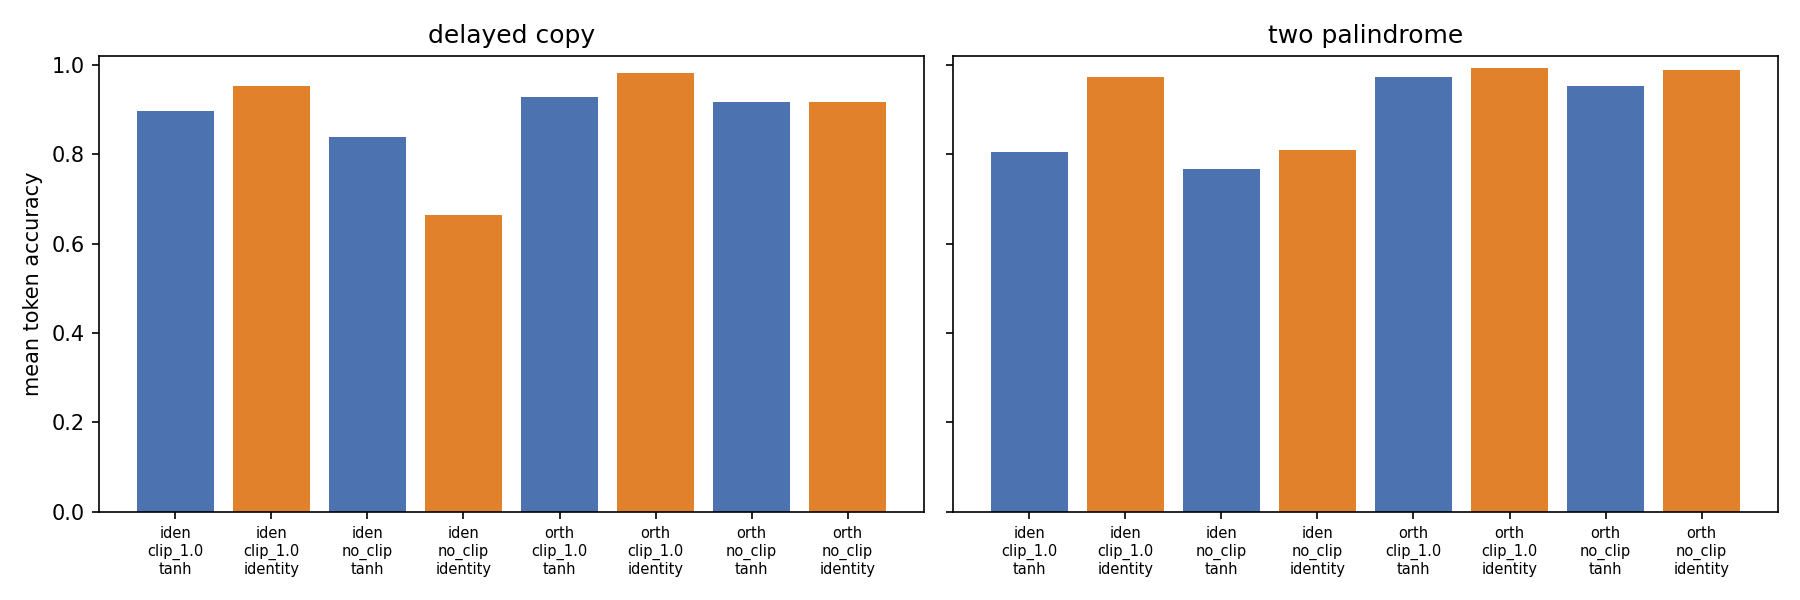

Source code (Python):
#!/usr/bin/env python3
"""Factorial robustness panel for tanh versus identity in a locked forked RNN."""

from __future__ import annotations

import argparse
import concurrent.futures
import csv
import json
import math
import platform
import random
import shlex
import statistics
import sys
import time
from dataclasses import asdict, dataclass
from pathlib import Path

import numpy as np
import torch
from torch import nn


ACTIVATIONS = ("tanh", "identity")
CLIP_MODES = ("clip_1.0", "no_clip")
INIT_MODES = ("identity", "orthogonal")
TASKS = ("delayed_copy", "two_palindrome")
METRICS = ("token_accuracy", "exact_sequence_accuracy", "recurrent_state_rms",
           "recurrent_state_max_abs", "logit_rms", "logit_max_abs")


@dataclass(frozen=True)
class Config:
    symbols: int = 4
    embed_dim: int = 16
    hidden_dim: int = 40
    batch_size: int = 64
    learning_rate: float = 0.003
    copy_steps: int = 1800
    palindrome_steps: int = 2600
    eval_every: int = 25
    eval_batches: int = 4
    fixed_eval_batches: int = 16
    stress_eval_batches: int = 8
    train_copy_lengths: tuple[int, int] = (2, 4)
    long_copy_lengths: tuple[int, int] = (5, 6)
    stress_copy_lengths: tuple[int, int] = (8, 10)
    train_pal_lengths: tuple[int, int] = (2, 3)
    long_pal_lengths: tuple[int, int] = (4, 5)
    stress_pal_lengths: tuple[int, int] = (6, 6)
    delay_range: tuple[int, int] = (1, 3)
    gradient_clip_norm: float = 1.0
    orthogonal_gain: float = 1.0


class Tokens:
    def __init__(self, symbols: int):
        self.symbols = symbols
        self.PAD = symbols
        self.BLANK = symbols + 1
        self.START = symbols + 2
        self.SEP = symbols + 3
        self.QUERY1 = symbols + 4
        self.QUERY2 = symbols + 5
        self.vocab_in = symbols + 6


class MemoryRNN(nn.Module):
    """Equal-module forked models; activation and W_state initialization vary."""

    def __init__(self, activation: str, init_mode: str, vocab_in: int,
                 outputs: int, cfg: Config):
        super().__init__()
        if activation not in ACTIVATIONS or init_mode not in INIT_MODES:
            raise ValueError((activation, init_mode))
        self.activation = activation
        self.init_mode = init_mode
        self.embedding = nn.Embedding(vocab_in, cfg.embed_dim)
        self.trunk1 = nn.Linear(cfg.embed_dim + cfg.hidden_dim, cfg.hidden_dim)
        self.trunk2 = nn.Linear(cfg.hidden_dim, cfg.hidden_dim)
        self.W_state = nn.Linear(cfg.hidden_dim, cfg.hidden_dim)
        self.W_out = nn.Linear(cfg.hidden_dim, outputs)
        self.hidden_dim = cfg.hidden_dim
        with torch.no_grad():
            if init_mode == "identity":
                self.W_state.weight.copy_(torch.eye(cfg.hidden_dim))
            else:
                # Gain 1 preserves Euclidean norm at initialization, the standard
                # neutral choice for an ungated recurrent transition.
                nn.init.orthogonal_(self.W_state.weight, gain=cfg.orthogonal_gain)
            self.W_state.bias.zero_()
            self.trunk2.weight.mul_(0.1)
            self.trunk2.bias.zero_()

    def forward(self, x: torch.Tensor, diagnostics: bool = False):
        batch, steps = x.shape
        h = torch.zeros(batch, self.hidden_dim, device=x.device)
        logits_by_step, states = [], []
        for t in range(steps):
            transformed = torch.relu(
                self.trunk1(torch.cat((self.embedding(x[:, t]), h), dim=-1)))
            z = h + torch.relu(self.trunk2(transformed))
            u = self.W_state(z)
            h = torch.tanh(u) if self.activation == "tanh" else u
            # Topology is locked: output reads z, not u or h_next.
            logits_by_step.append(self.W_out(z))
            if diagnostics:
                states.append(h)
        logits = torch.stack(logits_by_step, dim=1)
        return (logits, torch.stack(states, dim=1)) if diagnostics else logits


def make_batch(task: str, batch_size: int, length_range: tuple[int, int],
               cfg: Config, tok: Tokens, rng: np.random.Generator):
    sequences, answers = [], []
    for _ in range(batch_size):
        delay = int(rng.integers(cfg.delay_range[0], cfg.delay_range[1] + 1))
        if task == "delayed_copy":
            n = int(rng.integers(length_range[0], length_range[1] + 1))
            block = rng.integers(0, cfg.symbols, n).tolist()
            seq = [tok.START] + block + [tok.SEP] + [tok.BLANK] * delay + [tok.QUERY1]
            start = len(seq)
            seq += [tok.BLANK] * n
            ans = [(start + j, value) for j, value in enumerate(block)]
        else:
            n1 = int(rng.integers(length_range[0], length_range[1] + 1))
            n2 = int(rng.integers(length_range[0], length_range[1] + 1))
            b1 = rng.integers(0, cfg.symbols, n1).tolist()
            b2 = rng.integers(0, cfg.symbols, n2).tolist()
            seq = [tok.START] + b1 + [tok.SEP] + b2 + [tok.SEP]
            seq += [tok.BLANK] * delay + [tok.QUERY1]
            start1 = len(seq)
            seq += [tok.BLANK] * n1 + [tok.QUERY2]
            start2 = len(seq)
            seq += [tok.BLANK] * n2
            ans = ([(start1 + j, v) for j, v in enumerate(reversed(b1))]
                   + [(start2 + j, v) for j, v in enumerate(reversed(b2))])
        sequences.append(seq)
        answers.append(ans)
    max_len = max(map(len, sequences))
    x = torch.full((batch_size, max_len), tok.PAD, dtype=torch.long)
    y = torch.zeros((batch_size, max_len), dtype=torch.long)
    mask = torch.zeros((batch_size, max_len), dtype=torch.bool)
    for i, (seq, ans) in enumerate(zip(sequences, answers)):
        x[i, :len(seq)] = torch.tensor(seq)
        for position, value in ans:
            y[i, position], mask[i, position] = value, True
    return x, y, mask


def masked_metrics(logits, y, mask):
    selected, targets = logits[mask], y[mask]
    return (nn.functional.cross_entropy(selected, targets),
            (selected.argmax(-1) == targets).float().mean().item())


class Magnitudes:
    def __init__(self):
        self.ssq = {"recurrent_state": 0.0, "logit": 0.0}
        self.count = {"recurrent_state": 0, "logit": 0}
        self.maximum = {"recurrent_state": 0.0, "logit": 0.0}

    def add(self, logits, states):
        for name, tensor in (("recurrent_state", states), ("logit", logits)):
            data = tensor.detach().double()
            self.ssq[name] += float((data * data).sum())
            self.count[name] += data.numel()
            self.maximum[name] = max(self.maximum[name], float(data.abs().max()))

    def result(self):
        out = {}
        for name in self.ssq:
            out[name + "_rms"] = math.sqrt(self.ssq[name] / self.count[name])
            out[name + "_max_abs"] = self.maximum[name]
        return out


@torch.no_grad()
def evaluate(model, task, lengths, cfg, tok, seed, batches):
    model.eval()
    rng = np.random.default_rng(seed)
    losses, correct, total, exact, samples = [], 0, 0, 0, 0
    magnitudes = Magnitudes()
    for batch_index in range(batches):
        x, y, mask = make_batch(task, cfg.batch_size, lengths, cfg, tok, rng)
        logits, states = model(x, diagnostics=True)
        if not torch.isfinite(logits).all() or not torch.isfinite(states).all():
            model.train()
            return {"status": "nonfinite", "nonfinite_batch": batch_index,
                    "loss": None, "token_accuracy": None,
                    "exact_sequence_accuracy": None, "batches_completed": batch_index,
                    **{metric: None for metric in METRICS[2:]}}
        loss, _ = masked_metrics(logits, y, mask)
        pred, matches = logits.argmax(-1), logits.argmax(-1) == y
        losses.append(loss.item())
        correct += int(matches[mask].sum())
        total += int(mask.sum())
        exact += int((matches | ~mask).all(dim=1).sum())
        samples += x.shape[0]
        magnitudes.add(logits, states)
    model.train()
    return {"status": "ok", "nonfinite_batch": None, "loss": float(np.mean(losses)),
            "token_accuracy": correct / total, "exact_sequence_accuracy": exact / samples,
            "batches_completed": batches, "samples": samples, "target_tokens": total,
            **magnitudes.result()}


def count_parameters(model):
    return sum(p.numel() for p in model.parameters() if p.requires_grad)


def failed_run(activation, clip_mode, init_mode, task, seed, cfg, tok, reason,
               step, started, traceback_text=None):
    return {"activation": activation, "clip_mode": clip_mode, "init_mode": init_mode,
            "task": task, "seed": seed,
            "parameter_count": count_parameters(MemoryRNN(
                activation, init_mode, tok.vocab_in, cfg.symbols, cfg)),
            "steps_budget": cfg.copy_steps if task == "delayed_copy" else cfg.palindrome_steps,
            "steps_completed": 0 if step is None else max(0, step - 1), "status": "failed",
            "nonfinite_failure": "nonfinite" in reason.lower(), "failure_reason": reason,
            "failure_step": step, "traceback": traceback_text,
            "thresholds": {"0.90": None, "0.99": None}, "evaluations": {},
            "optimization": None, "runtime_seconds": time.perf_counter() - started,
            "curve": []}


def gradient_norm(parameters):
    norms = [torch.linalg.vector_norm(p.grad.detach().double()) for p in parameters
             if p.grad is not None]
    return float(torch.linalg.vector_norm(torch.stack(norms))) if norms else 0.0


def panel_specs(task, cfg):
    if task == "delayed_copy":
        return (("in_distribution", cfg.train_copy_lengths, cfg.eval_batches),
                ("longer_lengths", cfg.long_copy_lengths, cfg.eval_batches),
                ("stress_lengths_8_10", cfg.stress_copy_lengths, cfg.stress_eval_batches))
    return (("in_distribution", cfg.train_pal_lengths, cfg.eval_batches),
            ("longer_lengths", cfg.long_pal_lengths, cfg.eval_batches),
            ("fixed_block_length_3", (3, 3), cfg.fixed_eval_batches),
            ("fixed_block_length_4", (4, 4), cfg.fixed_eval_batches),
            ("stress_fixed_block_length_6", cfg.stress_pal_lengths, cfg.stress_eval_batches))


def train_one(activation, clip_mode, init_mode, task, seed, cfg, tok):
    started = time.perf_counter()
    random.seed(seed)
    np.random.seed(seed)
    torch.manual_seed(seed)
    model = MemoryRNN(activation, init_mode, tok.vocab_in, cfg.symbols, cfg)
    optimizer = torch.optim.Adam(model.parameters(), lr=cfg.learning_rate)
    offset = 0 if task == "delayed_copy" else 1_000_000
    rng = np.random.default_rng(10_000 + seed + offset)
    lengths = cfg.train_copy_lengths if task == "delayed_copy" else cfg.train_pal_lengths
    steps = cfg.copy_steps if task == "delayed_copy" else cfg.palindrome_steps
    curves, grad_norms, thresholds, clip_binds = [], [], {"0.90": None, "0.99": None}, 0
    for step in range(1, steps + 1):
        upper = min(lengths[1], 1 + (step - 1) // 200)
        batch_lengths = (min(lengths[0], upper), upper)
        x, y, mask = make_batch(task, cfg.batch_size, batch_lengths, cfg, tok, rng)
        optimizer.zero_grad(set_to_none=True)
        logits = model(x)
        if not torch.isfinite(logits).all():
            return failed_run(activation, clip_mode, init_mode, task, seed, cfg, tok,
                              "nonfinite training logits", step, started)
        loss, train_accuracy = masked_metrics(logits, y, mask)
        if not torch.isfinite(loss):
            return failed_run(activation, clip_mode, init_mode, task, seed, cfg, tok,
                              "nonfinite training loss", step, started)
        loss.backward()
        norm = gradient_norm(model.parameters())
        if not math.isfinite(norm):
            return failed_run(activation, clip_mode, init_mode, task, seed, cfg, tok,
                              "nonfinite gradient norm", step, started)
        grad_norms.append(norm)
        if clip_mode == "clip_1.0":
            clip_binds += norm > cfg.gradient_clip_norm
            nn.utils.clip_grad_norm_(model.parameters(), cfg.gradient_clip_norm)
        optimizer.step()
        if not all(torch.isfinite(p).all() for p in model.parameters()):
            return failed_run(activation, clip_mode, init_mode, task, seed, cfg, tok,
                              "nonfinite parameter after optimizer step", step, started)
        if step == 1 or step % cfg.eval_every == 0 or step == steps:
            val = evaluate(model, task, lengths, cfg, tok, 20_000 + seed + offset,
                           cfg.eval_batches)
            if val["status"] != "ok":
                return failed_run(activation, clip_mode, init_mode, task, seed, cfg, tok,
                                  "nonfinite validation state/logit", step, started)
            curves.append({"step": step, "examples": step * cfg.batch_size,
                           "train_loss": loss.item(), "train_accuracy": train_accuracy,
                           "validation_loss": val["loss"],
                           "validation_accuracy": val["token_accuracy"],
                           "validation_exact_sequence_accuracy": val["exact_sequence_accuracy"]})
            for label, threshold in (("0.90", .90), ("0.99", .99)):
                if thresholds[label] is None and val["token_accuracy"] >= threshold:
                    thresholds[label] = {"step": step, "examples": step * cfg.batch_size}
    evaluations = {}
    for panel_index, (name, eval_lengths, batches) in enumerate(panel_specs(task, cfg)):
        evaluations[name] = evaluate(model, task, eval_lengths, cfg, tok,
                                     30_000 + panel_index * 100_000 + seed + offset, batches)
    optimization = {"gradient_norm_mean": statistics.mean(grad_norms),
                    "gradient_norm_std": statistics.stdev(grad_norms),
                    "gradient_norm_max": max(grad_norms), "clip_bind_steps": clip_binds,
                    "optimizer_steps": len(grad_norms),
                    "clip_bind_fraction": clip_binds / len(grad_norms)
                    if clip_mode == "clip_1.0" else None}
    return {"activation": activation, "clip_mode": clip_mode, "init_mode": init_mode,
            "task": task, "seed": seed, "parameter_count": count_parameters(model),
            "steps_budget": steps, "steps_completed": steps, "status": "ok",
            "nonfinite_failure": False, "failure_reason": None, "failure_step": None,
            "traceback": None, "thresholds": thresholds, "evaluations": evaluations,
            "optimization": optimization, "runtime_seconds": time.perf_counter() - started,
            "curve": curves}


def ci95(values):
    mean = statistics.mean(values)
    if len(values) < 2:
        return [mean, mean]
    critical = {11: 2.2010, 19: 2.0930}.get(len(values) - 1, 1.96)
    half = critical * statistics.stdev(values) / math.sqrt(len(values))
    return [mean - half, mean + half]


def summarize(runs, cfg):
    arm_rows, panel_rows, contrast_rows = [], [], []
    by_key = {(r["task"], r["init_mode"], r["clip_mode"], r["seed"],
               r["activation"]): r for r in runs}
    for task in TASKS:
        for init_mode in INIT_MODES:
            for clip_mode in CLIP_MODES:
                for activation in ACTIVATIONS:
                    group = [r for r in runs if r["task"] == task
                             and r["init_mode"] == init_mode and r["clip_mode"] == clip_mode
                             and r["activation"] == activation]
                    good = [r for r in group if r["status"] == "ok"]
                    arm_rows.append({"task": task, "init_mode": init_mode,
                                     "clip_mode": clip_mode, "activation": activation,
                                     "runs": len(group), "successful_runs": len(good),
                                     "failed_runs": len(group) - len(good),
                                     "nonfinite_failures": sum(r["nonfinite_failure"] for r in group),
                                     "failure_steps": [r["failure_step"] for r in group
                                                       if r["status"] != "ok"],
                                     "gradient_norm_mean": statistics.mean(
                                         r["optimization"]["gradient_norm_mean"] for r in good)
                                         if good else None,
                                     "gradient_norm_max_mean": statistics.mean(
                                         r["optimization"]["gradient_norm_max"] for r in good)
                                         if good else None,
                                     "clip_bind_fraction_mean": statistics.mean(
                                         r["optimization"]["clip_bind_fraction"] for r in good)
                                         if good and clip_mode == "clip_1.0" else None})
                    for name, _, _ in panel_specs(task, cfg):
                        finite = [r for r in good if r["evaluations"][name]["status"] == "ok"]
                        row = {"task": task, "init_mode": init_mode, "clip_mode": clip_mode,
                               "activation": activation, "panel": name, "runs": len(group),
                               "finite_evaluations": len(finite),
                               "nonfinite_evaluations": len(good) - len(finite)}
                        for metric in METRICS:
                            vals = [r["evaluations"][name][metric] for r in finite]
                            row[metric + "_mean"] = statistics.mean(vals) if vals else None
                            row[metric + "_std"] = (statistics.stdev(vals) if len(vals) > 1
                                                    else 0.0 if vals else None)
                        panel_rows.append(row)
                seeds = sorted({r["seed"] for r in runs if r["task"] == task})
                for name, _, _ in panel_specs(task, cfg):
                    for metric in METRICS:
                        diffs, used = [], []
                        for seed in seeds:
                            identity = by_key.get((task, init_mode, clip_mode, seed, "identity"))
                            tanh = by_key.get((task, init_mode, clip_mode, seed, "tanh"))
                            if (identity and tanh and identity["status"] == tanh["status"] == "ok"
                                    and identity["evaluations"][name]["status"] == "ok"
                                    and tanh["evaluations"][name]["status"] == "ok"):
                                diffs.append(identity["evaluations"][name][metric]
                                             - tanh["evaluations"][name][metric])
                                used.append(seed)
                        contrast_rows.append({"contrast": "identity_minus_tanh",
                                              "task": task, "init_mode": init_mode,
                                              "clip_mode": clip_mode, "panel": name,
                                              "metric": metric, "paired_seeds": len(diffs),
                                              "seed_ids": used, "differences_by_seed": diffs,
                                              "mean_difference": statistics.mean(diffs) if diffs else None,
                                              "std_difference": statistics.stdev(diffs)
                                              if len(diffs) > 1 else 0.0 if diffs else None,
                                              "ci95": ci95(diffs) if diffs else None,
                                              "identity_wins": sum(v > 0 for v in diffs),
                                              "ties": sum(v == 0 for v in diffs),
                                              "tanh_wins": sum(v < 0 for v in diffs)})
    return arm_rows, panel_rows, contrast_rows


def write_csv(path, rows):
    rows = [{k: json.dumps(v) if isinstance(v, (list, dict)) else v
             for k, v in row.items()} for row in rows]
    keys = list(dict.fromkeys(k for row in rows for k in row))
    with path.open("w", newline="") as handle:
        writer = csv.DictWriter(handle, fieldnames=keys)
        writer.writeheader()
        writer.writerows(rows)


def validate(runs, seeds, cfg, paired_checks, parameter_counts):
    expected = {(task, init_mode, clip_mode, seed, activation) for task in TASKS
                for init_mode in INIT_MODES for clip_mode in CLIP_MODES
                for seed in range(seeds) for activation in ACTIVATIONS}
    observed = {(r["task"], r["init_mode"], r["clip_mode"], r["seed"], r["activation"])
                for r in runs}
    complete = all(set(r["evaluations"]) == {p[0] for p in panel_specs(r["task"], cfg)}
                   and all(all(metric in evaluation for metric in METRICS)
                           for evaluation in r["evaluations"].values())
                   for r in runs if r["status"] == "ok")
    checks = {"expected_run_count": len(expected), "observed_run_count": len(runs),
              "run_count_ok": len(runs) == len(expected),
              "duplicate_keys": len(runs) - len(observed),
              "missing_keys": [list(x) for x in sorted(expected - observed)],
              "unexpected_keys": [list(x) for x in sorted(observed - expected)],
              "parameter_counts_equal": len(set(parameter_counts.values())) == 1,
              "all_run_parameter_counts_match": all(
                  r["parameter_count"] == parameter_counts[(r["activation"], r["init_mode"])]
                  for r in runs), "paired_initializations_equal": all(paired_checks),
              "successful_outputs_complete": complete}
    checks["passed"] = (checks["run_count_ok"] and checks["duplicate_keys"] == 0
                        and not checks["missing_keys"] and not checks["unexpected_keys"]
                        and checks["parameter_counts_equal"]
                        and checks["all_run_parameter_counts_match"]
                        and checks["paired_initializations_equal"] and complete)
    return checks


def make_plot(panel_rows, out_dir):
    try:
        import matplotlib.pyplot as plt
    except ImportError:
        return
    rows = [r for r in panel_rows if r["panel"] == "in_distribution"]
    fig, axes = plt.subplots(1, 2, figsize=(12, 4), sharey=True)
    for axis, task in zip(axes, TASKS):
        task_rows = [r for r in rows if r["task"] == task]
        labels, values, colors = [], [], []
        for row in task_rows:
            labels.append(f"{row['init_mode'][:4]}\n{row['clip_mode']}\n{row['activation']}")
            values.append(row["token_accuracy_mean"])
            colors.append("#e1812c" if row["activation"] == "identity" else "#4c72b0")
        axis.bar(range(len(values)), values, color=colors)
        axis.set_xticks(range(len(labels)), labels, fontsize=7)
        axis.set_title(task.replace("_", " "))
        axis.set_ylim(0, 1.02)
    axes[0].set_ylabel("mean token accuracy")
    fig.tight_layout()
    fig.savefig(out_dir / "activation_robustness.png", dpi=150)
    plt.close(fig)


def worker(job):
    activation, clip_mode, init_mode, task, seed, cfg = job
    torch.set_num_threads(1)
    torch.use_deterministic_algorithms(True)
    tok = Tokens(cfg.symbols)
    started = time.perf_counter()
    try:
        return train_one(activation, clip_mode, init_mode, task, seed, cfg, tok)
    except Exception as exc:
        import traceback
        return failed_run(activation, clip_mode, init_mode, task, seed, cfg, tok,
                          f"worker exception: {type(exc).__name__}: {exc}", None, started,
                          traceback.format_exc())


def main():
    parser = argparse.ArgumentParser()
    parser.add_argument("--seeds", type=int, default=20)
    parser.add_argument("--workers", type=int, default=12)
    parser.add_argument("--output", type=Path, default=Path("activation_robustness_results.json"))
    parser.add_argument("--copy-steps", type=int)
    parser.add_argument("--palindrome-steps", type=int)
    args = parser.parse_args()
    cfg = Config(**{k: v for k, v in (("copy_steps", args.copy_steps),
                                      ("palindrome_steps", args.palindrome_steps)) if v is not None})
    torch.set_num_threads(1)
    torch.use_deterministic_algorithms(True)
    tok = Tokens(cfg.symbols)
    parameter_counts = {(a, i): count_parameters(MemoryRNN(
        a, i, tok.vocab_in, cfg.symbols, cfg)) for a in ACTIVATIONS for i in INIT_MODES}
    paired_checks = []
    # Validate activation and clip cells start from byte-identical parameters for each init/seed.
    for seed in range(args.seeds):
        for init_mode in INIT_MODES:
            states = []
            for activation in ACTIVATIONS:
                torch.manual_seed(seed)
                states.append(MemoryRNN(activation, init_mode, tok.vocab_in,
                                        cfg.symbols, cfg).state_dict())
            paired_checks.append(all(torch.equal(states[0][key], states[1][key])
                                     for key in states[0]))
    jobs = [(activation, clip_mode, init_mode, task, seed, cfg) for task in TASKS
            for init_mode in INIT_MODES for clip_mode in CLIP_MODES
            for seed in range(args.seeds) for activation in ACTIVATIONS]
    started = time.perf_counter()
    if args.workers == 1:
        runs = [worker(job) for job in jobs]
    else:
        with concurrent.futures.ProcessPoolExecutor(max_workers=args.workers) as executor:
            runs = []
            for run in executor.map(worker, jobs):
                runs.append(run)
                print(f"finished {run['task']} seed={run['seed']} {run['init_mode']} "
                      f"{run['clip_mode']} {run['activation']} status={run['status']} "
                      f"time={run['runtime_seconds']:.1f}s", flush=True)
    runs.sort(key=lambda r: (TASKS.index(r["task"]), INIT_MODES.index(r["init_mode"]),
                             CLIP_MODES.index(r["clip_mode"]), r["seed"],
                             ACTIVATIONS.index(r["activation"])))
    arm_rows, panel_rows, contrasts = summarize(runs, cfg)
    validation = validate(runs, args.seeds, cfg, paired_checks, parameter_counts)
    runtime = time.perf_counter() - started
    payload = {"metadata": {"command": shlex.join([sys.executable, *sys.argv]),
                             "python_version": platform.python_version(),
                             "torch_version": torch.__version__, "device": "cpu",
                             "deterministic_algorithms": True, "workers": args.workers,
                             "paired_batch_streams": True,
                             "paired_initializations_equal_within_init_seed": all(paired_checks),
                             "parameter_counts": {"/".join(k): v for k, v in parameter_counts.items()},
                             "locked_readout": "logits = W_out(z)", "full_bptt": True,
                             "optimizer": "Adam", "orthogonal_gain": cfg.orthogonal_gain,
                             "orthogonal_gain_rationale": "gain 1 preserves Euclidean norm at initialization; neutral standard choice for an ungated recurrent transition",
                             "config": asdict(cfg), "total_runtime_seconds": runtime},
               "validation": validation, "arm_summaries": arm_rows,
               "panel_summaries": panel_rows, "factorial_contrasts": contrasts, "runs": runs}
    args.output.write_text(json.dumps(payload, indent=2) + "\n")
    csv_path = args.output.with_name("activation_robustness_summary.csv")
    write_csv(csv_path, ([{"row_type": "arm_summary", **r} for r in arm_rows]
                         + [{"row_type": "evaluation_panel", **r} for r in panel_rows]
                         + [{"row_type": "factorial_contrast", **r} for r in contrasts]))
    make_plot(panel_rows, args.output.parent)
    print(json.dumps({"validation": validation, "arm_summaries": arm_rows}, indent=2))
    print(f"wrote {args.output} and {csv_path}; total runtime {runtime:.1f}s")
    if not validation["passed"]:
        raise SystemExit("validation failed")


if __name__ == "__main__":
    main()
